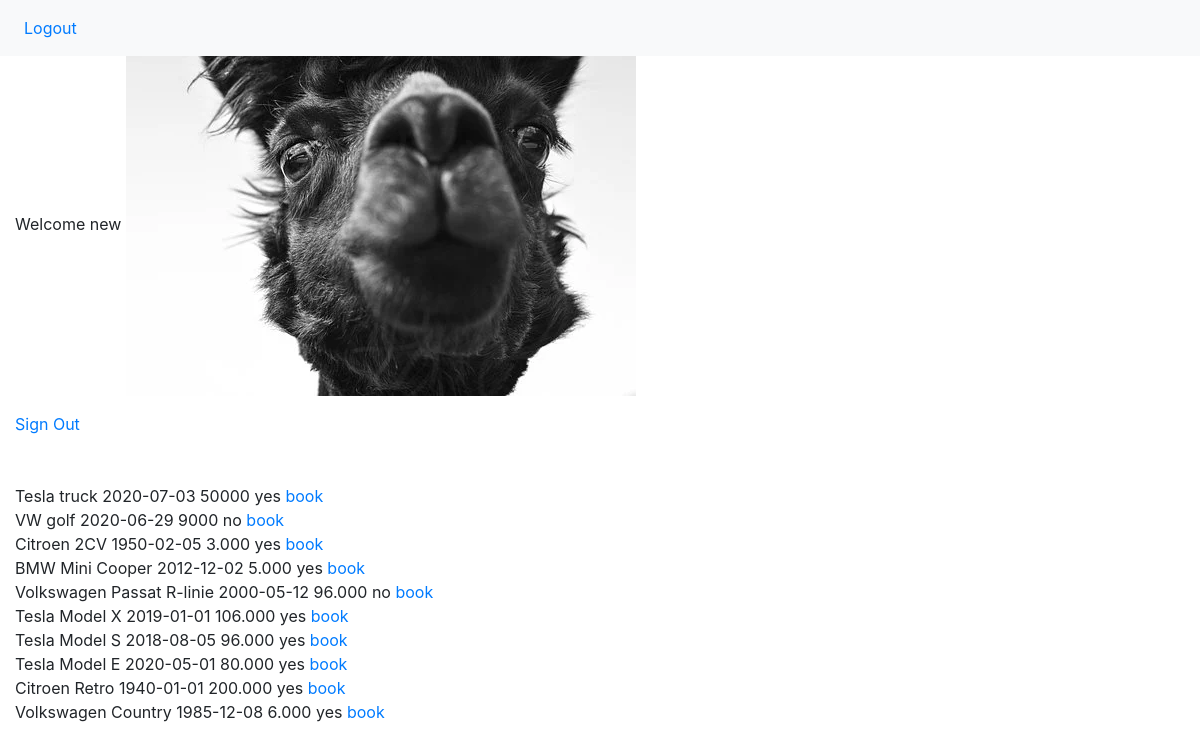
The app's page /home.php (signed in) with its own data.
### tables this page shows
CREATE TABLE `users` (
  `userId` int(11) NOT NULL,
  `user_img` longtext NOT NULL,
  `userName` varchar(30) NOT NULL,
  `userEmail` varchar(60) NOT NULL,
  `userPass` varchar(255) NOT NULL,
  `status` enum('user','admin') NOT NULL DEFAULT 'user'
);

CREATE TABLE `cars` (
  `id` int(11) NOT NULL,
  `car_img` text NOT NULL,
  `company` varchar(40) NOT NULL,
  `typ` varchar(40) NOT NULL,
  `year_of` date NOT NULL,
  `price` text NOT NULL,
  `arrivel` enum('yes','no') NOT NULL DEFAULT 'no'
);

### home.php (the view, shortened to what this page needs)
<?php
	require_once 'actions/db_connecting.php';
	$res = mysqli_query($conn, "SELECT * FROM `users` WHERE userId=".$_SESSION['user']);
	$userRow = mysqli_fetch_array($res, MYSQLI_ASSOC);
?>
<!DOCTYPE html>
<html>
	<head>
		<link rel="stylesheet" href="https://stackpath.bootstrapcdn.com/bootstrap/4.3.1/css/bootstrap.min.css">
		<link rel="stylesheet" type="text/css" href="style.css">
	</head>
	<body>
<nav class="navbar navbar-expand-sm bg-light">
  <ul class="navbar-nav">
    <li class="nav-item">
      <a class="nav-link" href="logout.php?logout">Logout</a>
    </li>
  </ul>
</nav>
<div class="container-fluid">
<div class="user">
	<p> Welcome <?php echo $userRow['userName']?>
	<span class="pic">
		<img class="img-fluid" src="img/user.jpg" alt="picture">
	</span></p>
</div>
	    <a href="logout.php?logout">Sign Out</a>
		<br>
		<br>
		<br>
	    <?php
		include 'actions/db_connecting.php';
		$sql = "SELECT * FROM cars";
		$result = mysqli_query($conn, $sql);
		if($result->num_rows == 0) {
			echo "no data inside";
		}elseif (mysqli_num_rows($result) == 1) {
			$row = $result->fetch_assoc();
			echo $row["company"]." ".$row["typ"]." ".$row["year_of"]." ".$row["price"]." ".$row["arrivel"]." <a href='book_car.php?id=".$value["id"]."'>book</a><br>";
		}else {
			$rows = $result->fetch_all(MYSQLI_ASSOC);
			foreach ($rows as $value) {
				echo $value["company"]." ".$value["typ"]." ".$value["year_of"]." ".$value["price"]." ".$value["arrivel"]." <a href='book_car.php?id=".$value["id"]."'>book</a><br>";
			}
		}
	?>
	   </div>
	</body>
</html>

### records on screen
users: userName "new"
cars: company "Tesla", typ "truck", year_of "2020-07-03", price "50000", arrivel "yes"
cars: company "VW", typ "golf", year_of "2020-06-29", price "9000", arrivel "no"
cars: company "Citroen", typ "2CV", year_of "1950-02-05", price "3.000", arrivel "yes"
cars: company "BMW", typ "Mini Cooper", year_of "2012-12-02", price "5.000", arrivel "yes"
cars: company "Volkswagen", typ "Passat R-linie", year_of "2000-05-12", price "96.000", arrivel "no"
cars: company "Tesla", typ "Model X", year_of "2019-01-01", price "106.000", arrivel "yes"
cars: company "Tesla", typ "Model S", year_of "2018-08-05", price "96.000", arrivel "yes"
cars: company "Tesla", typ "Model E", year_of "2020-05-01", price "80.000", arrivel "yes"
cars: company "Citroen", typ "Retro", year_of "1940-01-01", price "200.000", arrivel "yes"
cars: company "Volkswagen", typ "Country", year_of "1985-12-08", price "6.000", arrivel "yes"
